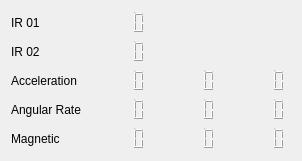
            <widget class="QWidget" name="tab_14">
             <attribute name="title">
              <string>Misc Data</string>
             </attribute>
             <attribute name="toolTip">
              <string>&lt;!DOCTYPE HTML PUBLIC &quot;-//W3C//DTD HTML 4.0//EN&quot; &quot;http://www.w3.org/TR/REC-html40/strict.dtd&quot;&gt;
&lt;html&gt;&lt;head&gt;&lt;meta name=&quot;qrichtext&quot; content=&quot;1&quot; /&gt;&lt;style type=&quot;text/css&quot;&gt;
p, li { white-space: pre-wrap; }
&lt;/style&gt;&lt;/head&gt;&lt;body style=&quot; font-family:'Ubuntu'; font-size:11pt; font-weight:400; font-style:normal;&quot;&gt;
&lt;p align=&quot;justify&quot; style=&quot; margin-top:0px; margin-bottom:0px; margin-left:0px; margin-right:0px; -qt-block-indent:0; text-indent:0px;&quot;&gt;Display some sensors value&lt;/p&gt;&lt;/body&gt;&lt;/html&gt;</string>
             </attribute>
             <layout class="QFormLayout" name="formLayout">
              <property name="fieldGrowthPolicy">
               <enum>QFormLayout::AllNonFixedFieldsGrow</enum>
              </property>
              <item row="2" column="0">
               <layout class="QGridLayout" name="gridLayout_7">
                <item row="2" column="0">
                 <widget class="QLabel" name="label_29">
                  <property name="text">
                   <string>Acceleration</string>
                  </property>
                 </widget>
                </item>
                <item row="2" column="1">
                 <widget class="QLCDNumber" name="lcdNumber_acc_x">
                  <property name="sizePolicy">
                   <sizepolicy hsizetype="Preferred" vsizetype="Expanding">
                    <horstretch>0</horstretch>
                    <verstretch>0</verstretch>
                   </sizepolicy>
                  </property>
                  <property name="font">
                   <font>
                    <weight>75</weight>
                    <bold>true</bold>
                   </font>
                  </property>
                  <property name="lineWidth">
                   <number>0</number>
                  </property>
                 </widget>
                </item>
                <item row="2" column="2" colspan="2">
                 <widget class="QLCDNumber" name="lcdNumber_acc_y">
                  <property name="sizePolicy">
                   <sizepolicy hsizetype="Preferred" vsizetype="Expanding">
                    <horstretch>0</horstretch>
                    <verstretch>0</verstretch>
                   </sizepolicy>
                  </property>
                  <property name="font">
                   <font>
                    <weight>75</weight>
                    <bold>true</bold>
                   </font>
                  </property>
                  <property name="lineWidth">
                   <number>0</number>
                  </property>
                 </widget>
                </item>
                <item row="3" column="0">
                 <widget class="QLabel" name="label_30">
                  <property name="text">
                   <string>Angular Rate</string>
                  </property>
                 </widget>
                </item>
                <item row="3" column="1">
                 <widget class="QLCDNumber" name="lcdNumber_ang_x">
                  <property name="sizePolicy">
                   <sizepolicy hsizetype="Preferred" vsizetype="Expanding">
                    <horstretch>0</horstretch>
                    <verstretch>0</verstretch>
                   </sizepolicy>
                  </property>
                  <property name="font">
                   <font>
                    <weight>75</weight>
                    <bold>true</bold>
                   </font>
                  </property>
                  <property name="lineWidth">
                   <number>0</number>
                  </property>
                 </widget>
                </item>
                <item row="3" column="2" colspan="2">
                 <widget class="QLCDNumber" name="lcdNumber_ang_y">
                  <property name="sizePolicy">
                   <sizepolicy hsizetype="Preferred" vsizetype="Expanding">
                    <horstretch>0</horstretch>
                    <verstretch>0</verstretch>
                   </sizepolicy>
                  </property>
                  <property name="font">
                   <font>
                    <weight>75</weight>
                    <bold>true</bold>
                   </font>
                  </property>
                  <property name="lineWidth">
                   <number>0</number>
                  </property>
                 </widget>
                </item>
                <item row="3" column="4">
                 <widget class="QLCDNumber" name="lcdNumber_any_z">
                  <property name="sizePolicy">
                   <sizepolicy hsizetype="Preferred" vsizetype="Expanding">
                    <horstretch>0</horstretch>
                    <verstretch>0</verstretch>
                   </sizepolicy>
                  </property>
                  <property name="font">
                   <font>
                    <weight>75</weight>
                    <bold>true</bold>
                   </font>
                  </property>
                  <property name="lineWidth">
                   <number>0</number>
                  </property>
                 </widget>
                </item>
                <item row="4" column="0">
                 <widget class="QLabel" name="label_31">
                  <property name="text">
                   <string>Magnetic</string>
                  </property>
                 </widget>
                </item>
                <item row="4" column="1">
                 <widget class="QLCDNumber" name="lcdNumber_mag_x">
                  <property name="sizePolicy">
                   <sizepolicy hsizetype="Preferred" vsizetype="Expanding">
                    <horstretch>0</horstretch>
                    <verstretch>0</verstretch>
                   </sizepolicy>
                  </property>
                  <property name="font">
                   <font>
                    <weight>75</weight>
                    <bold>true</bold>
                   </font>
                  </property>
                  <property name="lineWidth">
                   <number>0</number>
                  </property>
                 </widget>
                </item>
                <item row="4" column="2" colspan="2">
                 <widget class="QLCDNumber" name="lcdNumber_mag_y">
                  <property name="sizePolicy">
                   <sizepolicy hsizetype="Preferred" vsizetype="Expanding">
                    <horstretch>0</horstretch>
                    <verstretch>0</verstretch>
                   </sizepolicy>
                  </property>
                  <property name="font">
                   <font>
                    <weight>75</weight>
                    <bold>true</bold>
                   </font>
                  </property>
                  <property name="lineWidth">
                   <number>0</number>
                  </property>
                 </widget>
                </item>
                <item row="4" column="4">
                 <widget class="QLCDNumber" name="lcdNumber_mag_z">
                  <property name="sizePolicy">
                   <sizepolicy hsizetype="Preferred" vsizetype="Expanding">
                    <horstretch>0</horstretch>
                    <verstretch>0</verstretch>
                   </sizepolicy>
                  </property>
                  <property name="font">
                   <font>
                    <weight>75</weight>
                    <bold>true</bold>
                   </font>
                  </property>
                  <property name="lineWidth">
                   <number>0</number>
                  </property>
                 </widget>
                </item>
                <item row="2" column="4">
                 <widget class="QLCDNumber" name="lcdNumber_acc_z">
                  <property name="sizePolicy">
                   <sizepolicy hsizetype="Preferred" vsizetype="Expanding">
                    <horstretch>0</horstretch>
                    <verstretch>0</verstretch>
                   </sizepolicy>
                  </property>
                  <property name="font">
                   <font>
                    <weight>75</weight>
                    <bold>true</bold>
                   </font>
                  </property>
                  <property name="lineWidth">
                   <number>0</number>
                  </property>
                 </widget>
                </item>
                <item row="0" column="0">
                 <widget class="QLabel" name="label_27">
                  <property name="text">
                   <string>IR 01</string>
                  </property>
                 </widget>
                </item>
                <item row="1" column="0">
                 <widget class="QLabel" name="label_28">
                  <property name="text">
                   <string>IR 02</string>
                  </property>
                 </widget>
                </item>
                <item row="0" column="1">
                 <widget class="QLCDNumber" name="lcdNumber_IR01">
                  <property name="sizePolicy">
                   <sizepolicy hsizetype="Preferred" vsizetype="Expanding">
                    <horstretch>0</horstretch>
                    <verstretch>0</verstretch>
                   </sizepolicy>
                  </property>
                  <property name="font">
                   <font>
                    <weight>75</weight>
                    <bold>true</bold>
                   </font>
                  </property>
                  <property name="lineWidth">
                   <number>0</number>
                  </property>
                 </widget>
                </item>
                <item row="1" column="1">
                 <widget class="QLCDNumber" name="lcdNumber_IR02">
                  <property name="sizePolicy">
                   <sizepolicy hsizetype="Preferred" vsizetype="Expanding">
                    <horstretch>0</horstretch>
                    <verstretch>0</verstretch>
                   </sizepolicy>
                  </property>
                  <property name="font">
                   <font>
                    <weight>75</weight>
                    <bold>true</bold>
                   </font>
                  </property>
                  <property name="lineWidth">
                   <number>0</number>
                  </property>
                 </widget>
                </item>
               </layout>
              </item>
             </layout>
            </widget>
